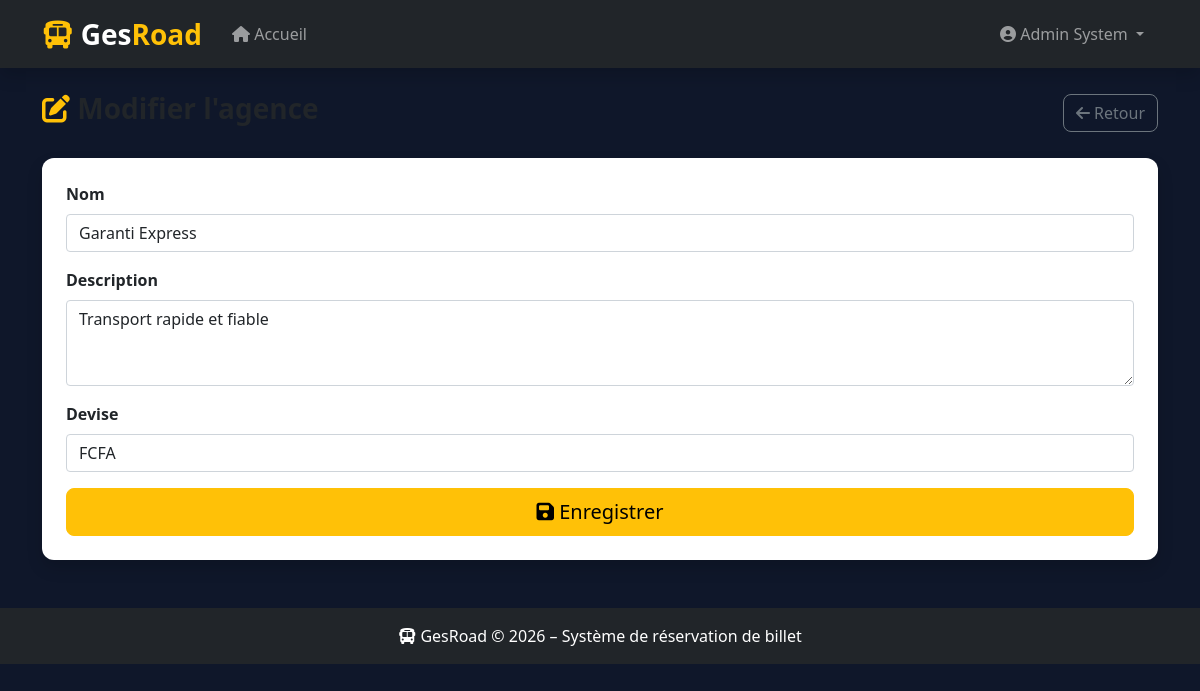
Screenshot of /index.php?controller=admin&action=modifierAgence&id=2 (signed in) with the database file from the repository.
### tables this page shows
CREATE TABLE `agence` (
  `id` int(11) NOT NULL AUTO_INCREMENT,
  `nom` varchar(254) DEFAULT NULL,
  `description` varchar(254) DEFAULT NULL,
  `logo` varchar(254) DEFAULT NULL,
  `devise` varchar(254) DEFAULT NULL,
  PRIMARY KEY (`id`)
);

### controllers/admincontrollers.php (called while the page is built, shortened)
<?php
require_once MODELS . '/Agence.php';
class AdminController {
    private $agence;
    public function __construct($pdo) {
        $this->agence       = new Agence($pdo);
    }
    public function modifierAgence() {
        $id     = $_GET['id'];
        $agence = $this->agence->getDetails($id);
        require_once VIEWS . '/admin/agence/modifier.php';
    }
}
?>

### models/agence.php (called while the page is built, shortened)
<?php
class Agence {
    private $pdo;
    public function __construct($pdo) {
        $this->pdo = $pdo;
    }
    public function getDetails($id) {
        $stmt = $this->pdo->prepare("SELECT * FROM agence WHERE id=?");
        $stmt->execute([$id]);
        return $stmt->fetch(PDO::FETCH_ASSOC);
    }
}
?>

### views/admin/agence/modifier.php (the view, shortened to what this page needs)
<?php include ROOT . '/views/layout.php'; ?>
<div class="d-flex justify-content-between align-items-center mb-4">
    <h3 class="fw-bold">
        <i class="fas fa-edit text-warning"></i> Modifier l'agence
    </h3>
    <a href="<?= BASE_URL ?>/index.php?controller=admin&action=listeAgences"
       class="btn btn-outline-secondary">
        <i class="fas fa-arrow-left"></i> Retour
    </a>
</div>
<div class="card shadow border-0">
    <div class="card-body p-4">
        <form method="POST" action="<?= BASE_URL ?>/index.php?controller=admin&action=modifierAgence&id=<?= $agence['id'] ?>">
            <div class="mb-3">
                <label class="form-label fw-bold">Nom</label>
                <input type="text" name="nom" class="form-control"
                       value="<?= $agence['nom'] ?>" required>
            </div>
            <div class="mb-3">
                <label class="form-label fw-bold">Description</label>
                <textarea name="description" class="form-control" rows="3"><?= $agence['description'] ?></textarea>
            </div>
            <div class="mb-3">
                <label class="form-label fw-bold">Devise</label>
                <input type="text" name="devise" class="form-control"
                       value="<?= $agence['devise'] ?>">
            </div>
            <div class="d-grid">
                <button type="submit" class="btn btn-warning btn-lg">
                    <i class="fas fa-save"></i> Enregistrer
                </button>
            </div>
        </form>
    </div>
</div>
<?php include ROOT . '/views/layout_footer.php'; ?>

### assets/css/style.css (style rules this page uses)
body { background-size: cover; background-position: center; background-repeat: no-repeat; transition: background-image 1s ease-in-out; }
html, body { height: 100%; margin: 0; background-color: #0f172a; }
.card { border-radius: 12px; border: none; }
.btn { border-radius: 8px; }

### rows the page displays
agence: nom "Garanti Express", description "Transport rapide et fiable", devise "FCFA"

### other values shown
$_SESSION['user_nom'] "Admin"
$_SESSION['user_prenom'] "System"
